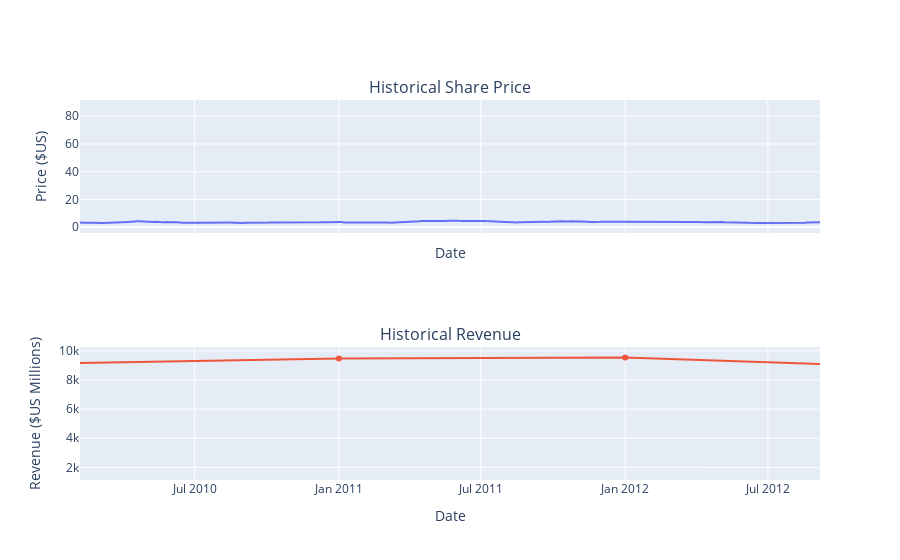

The notebook cell saved with this chart:
### Markdown cell above
Use the `make_graph` function to graph the GameStop Stock Data, also provide a title for the graph. The structure to call the `make_graph` function is `make_graph(gme_data, gme_revenue, 'GameStop')`. Note the graph will only show data upto June 2021.

### Code cell
make_graph(gme_data, gme_revenue, GameStop)

### Figure 1 — Plotly figure (JSON) as saved in the notebook; plotly's stock layout.template omitted (floating-point values rounded to 4 significant figures; data arrays with more than 128 entries replaced by an {"elided": "..."} marker saying what was removed)
{"data": [{"name": "Share Price", "type": "scatter", "x": {"elided": "4867 str values"}, "xaxis": "x", "y": {"elided": "4867 float values"}, "yaxis": "y"}, {"name": "Revenue", "type": "scatter", "x": ["2020-01-01T00:00:00", "2019-01-01T00:00:00", "2018-01-01T00:00:00", "2017-01-01T00:00:00", "2016-01-01T00:00:00", "2015-01-01T00:00:00", "2014-01-01T00:00:00", "2013-01-01T00:00:00", "2012-01-01T00:00:00", "2011-01-01T00:00:00", "2010-01-01T00:00:00", "2009-01-01T00:00:00", "2008-01-01T00:00:00", "2007-01-01T00:00:00", "2006-01-01T00:00:00", "2005-01-01T00:00:00"], "xaxis": "x2", "y": [6466, 8285, 8547, 7965, 9364, 9296, 9040, 8887, 9551, 9474, 9078, 8806, 7094, 5319, 3092, 1843], "yaxis": "y2"}], "layout": {"annotations": [{"font": {"size": 16}, "showarrow": false, "text": "Historical Share Price", "x": 0.5, "xanchor": "center", "xref": "paper", "y": 1.0, "yanchor": "bottom", "yref": "paper"}, {"font": {"size": 16}, "showarrow": false, "text": "Historical Revenue", "x": 0.5, "xanchor": "center", "xref": "paper", "y": 0.35, "yanchor": "bottom", "yref": "paper"}], "autosize": true, "showlegend": false, "xaxis": {"anchor": "y", "autorange": false, "domain": [0, 1], "matches": "x2", "range": ["2010-02-04 20:47:55.3797", "2012-09-05 08:41:42.9659"], "showticklabels": false, "title": {"text": "Date"}, "type": "date"}, "xaxis2": {"anchor": "y2", "autorange": false, "domain": [0, 1], "range": ["2010-02-04 20:47:55.3797", "2012-09-05 08:41:42.9659"], "title": {"text": "Date"}, "type": "date"}, "yaxis": {"anchor": "x", "autorange": true, "domain": [0.65, 1.0], "range": [-4.152, 91.67], "title": {"text": "Price ($US)"}, "type": "linear"}, "yaxis2": {"anchor": "x2", "autorange": true, "domain": [0, 0.35], "range": [1001.0, 10390.0], "title": {"text": "Revenue ($US Millions)"}, "type": "linear"}}}
